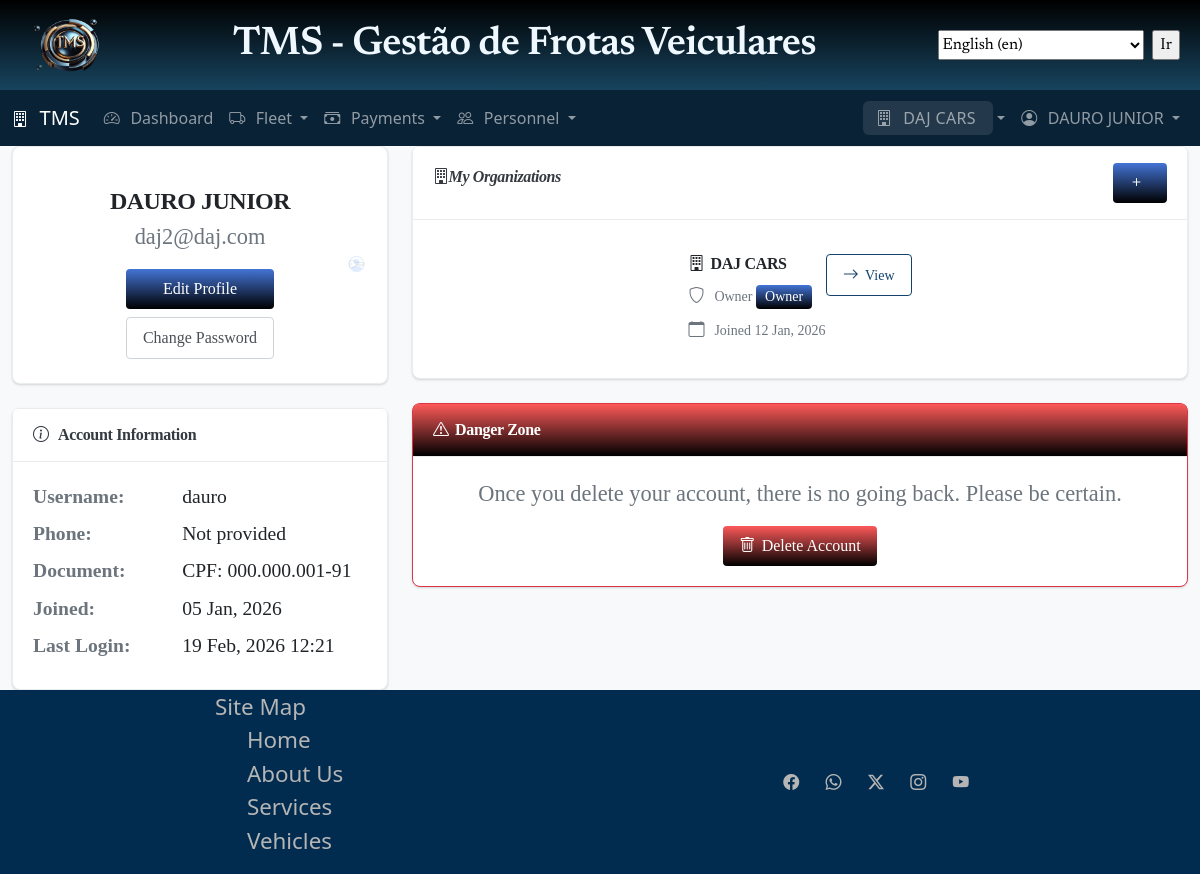
/accounts/profile/ (signed in), run on an earlier commit of the app's database.
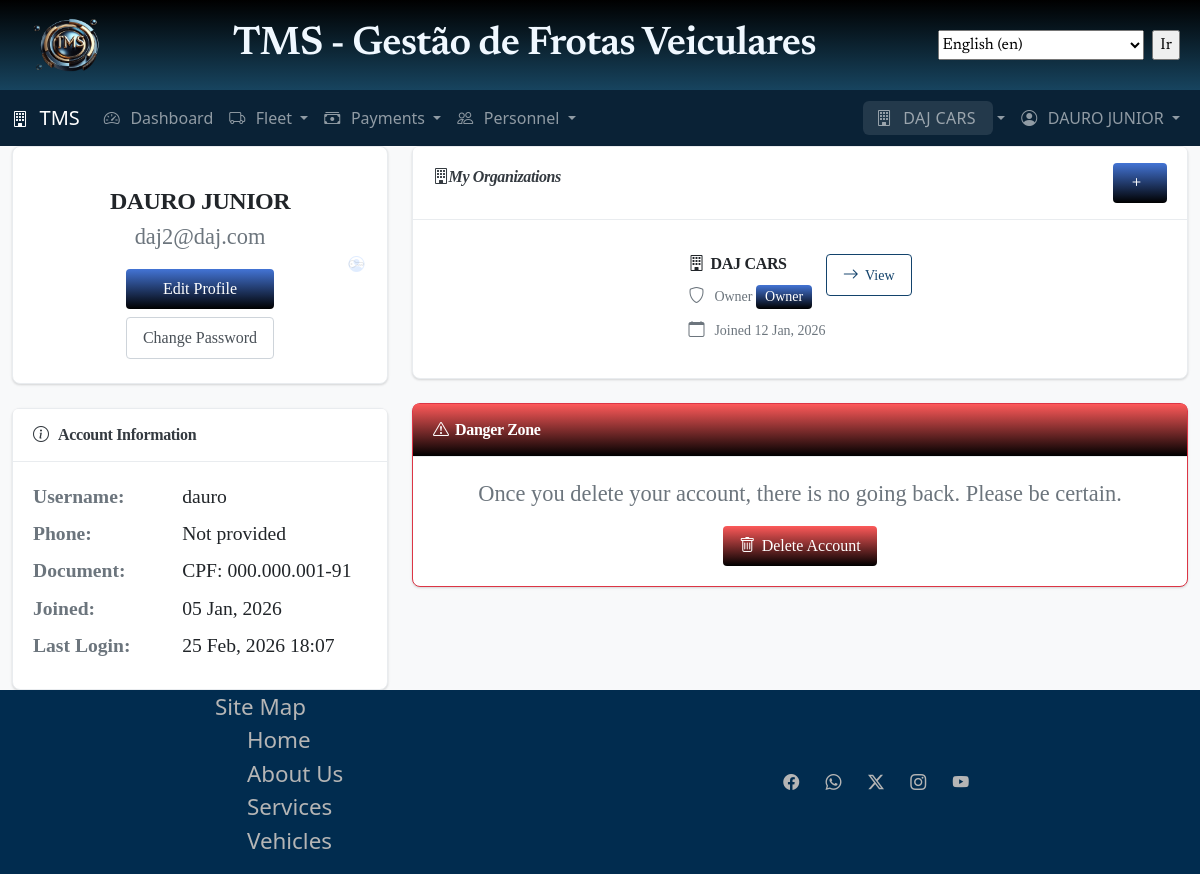
And on a later commit of the database.
### accounts/models.py (models this page shows, shortened)
class CustomUser(AbstractUser):
    id = models.UUIDField(primary_key=True, default=uuid.uuid4, editable=False)
    current_tenant = models.ForeignKey(
        'tenants.Tenant',
        on_delete=models.SET_NULL,
        null=True,
        blank=True,
        related_name='current_users',
        help_text=_('Currently active tenant for this user')
    )
    phone = models.CharField(max_length=20, blank=True, null=True)
    document_number = models.CharField(
        max_length=30,
        blank=True,
        null=True,
        help_text=_('Unique identifier like SSN or Tax ID, CPF or CNPJ')
    )
    document_type = models.CharField(
        max_length=6,
        blank=True,
        null=True,
        choices=[
            ('SSN', 'SSN'),
            ('TAXID', 'Tax ID'),
            ('CPF', 'CPF'),
            ('CNPJ', 'CNPJ')
        ],
        default='CPF'
    )
    last_login_tenant = models.ForeignKey(
        'tenants.Tenant',
        on_delete=models.SET_NULL,
        blank=True,
        null=True,
        related_name='last_login_users',
    )
    created_at = models.DateTimeField(auto_now_add=True)
    updated_at = models.DateTimeField(auto_now=True)
    class Meta:
        db_table = 'users'
        indexes = [
            models.Index(fields=['email']),
            models.Index(fields=['document_number'])
        ]
    def get_tenants(self):
        return Tenant.objects.filter(
            members__user=self,
            members__is_active=True,
            is_active=True
        ).distinct()
    def has_tenant_permission(self, tenant, permission=None):
        if self.is_superuser:
            return True
        try:
            membership = self.tenant_memberships.get(tenant=tenant, is_active=True)
            if permission:
                return permission in membership.get_permissions()
            return True
        except TenantUser.DoesNotExist:
            return False

### accounts/views.py (the view)
# urls.py: path('profile/', views.ProfileView.as_view(), name='profile'),
class ProfileView(LoginRequiredMixin, DetailView):
    model = CustomUser
    template_name = "accounts/profile.html"
    context_object_name = "user_profile"
    def get_object(self, queryset=None):
        return self.request.user
    def get_context_data(self, **kwargs):
        context = super().get_context_data(**kwargs)
        user = self.get_object()
        context["tenants"] = user.get_tenants()
        context["memberships"] = (
            user.tenant_memberships.filter(is_active=True)
            .select_related("tenant")
            .order_by("-joined_at")
        )
        return context

### core/context_processors.py (called while the page is built)
def payment_stats(request):
    if not request.user.is_authenticated:
        return {}
    if not hasattr(request, "tenant"):
        return {}
    from fleet.models import WorkdayApproval, PaymentOrder
    pending_approvals = WorkdayApproval.objects.filter(
        tenant=request.tenant, status="pending"
    ).count()
    pending_payments = PaymentOrder.objects.filter(
        tenant=request.tenant, status="pending"
    ).count()
    approved_payments = PaymentOrder.objects.filter(
        tenant=request.tenant, status="approved"
    ).count()
    return {
        "pending_approvals_count": pending_approvals,
        "pending_payments_count": pending_payments,
        "approved_payments_count": approved_payments,
    }

### core/models.py (called while the page is built)
    def get_queryset(self):
        queryset = super().get_queryset()
        from tenants.middleware import get_current_tenant
        tenant = get_current_tenant()
        if tenant:
            return queryset.filter(tenant=tenant)
        return queryset

### templates/accounts/profile.html (shortened to what the changed rows need)
{% extends 'base.html' %}
{% load static i18n l10n %}
{% block content %}
<div class="container">
  <div class="row">
    <div class="col-lg-4">
      <div class="card shadow-sm mb-4">
        <div class="card-body text-center p-4">
          <div class="mb-3">
            <i class="bi bi-person-circle display-1 text-primary"></i>
          </div>
          <h4 class="mb-1">
            {{ user_profile.get_full_name|default:user_profile.username }}
          </h4>
          <p class="text-muted mb-3">{{ user_profile.email }}</p>
          <div class="d-grid gap-2">
            <a href="{% url 'accounts:profile_edit' %}" class="btn btn-primary"
              style="background: linear-gradient(to bottom, #4374d5,black);">
            </a>
            <a href="{% url 'accounts:password_change' %}" class="btn btn-outline-secondary">
            </a>
          </div>
        </div>
      </div>
      <div class="card shadow-sm">
        <div class="card-body">
          <dl class="row mb-0">
            <dt class="col-sm-5 text-muted small">{% translate 'Username' %}:</dt>
            <dd class="col-sm-7 small">{{ user_profile.username }}</dd>
            <dt class="col-sm-5 text-muted small">{% translate 'Phone' %}:</dt>
            <dd class="col-sm-7 small">{{ user_profile.phone|default:"Not provided" }}</dd>
            <dt class="col-sm-5 text-muted small">{% translate 'Document' %}:</dt>
            <dd class="col-sm-7 small">
              {% if user_profile.document_number %}
              {{ user_profile.get_document_type_display }}: {{ user_profile.document_number}}
              {% else %}
              {% translate 'Not provided' %}
              {% endif %}
            </dd>
            <dt class="col-sm-5 text-muted small">{% translate 'Joined' %}:</dt>
            <dd class="col-sm-7 small">
              {{ user_profile.date_joined|date:"d M, Y" }}
            </dd>
            <dt class="col-sm-5 text-muted small">{% translate 'Last Login' %}:</dt>
            <dd class="col-sm-7 small">
              {% if user_profile.last_login %}
              {{ user_profile.last_login|date:"d M, Y H:i" }}
              {% else %}
              {% translate 'Never' %}
              {% endif %}
            </dd>
          </dl>
        </div>
      </div>
    </div>
  </div>
</div>
{% endblock %}

### templates/components/_navbar.html (shortened to what this page needs)
{% load static i18n l10n %}
<link rel="stylesheet" href="{% static 'css/navbar.css' %}">
<nav class="navbar navbar-expand-lg navbar-dark" style="background: color-mix(in srgb, black 50%, #13436c 50%)">
  <div class="container">
    <a class="navbar-brand" href="{% url 'home' %}">
      <i class="bi bi-building"></i> TMS
    </a>
    <div class="collapse navbar-collapse" id="navbarNav">
      <ul class="navbar-nav me-auto">
        {% if user.is_authenticated %}
        <li class="nav-item">
          <a class="nav-link" href="{% url 'dashboard' %}">
            <i class="bi bi-speedometer2"></i> {% translate 'Dashboard' %}
          </a>
        </li>
        {% if current_tenant %}
        <li class="nav-item dropdown">
          <a class="nav-link dropdown-toggle" href="#" role="button" data-bs-toggle="dropdown">
            <i class="bi bi-truck"></i> {% translate 'Fleet' %}
          </a>
        </li>
        <li class="nav-item dropdown">
          <a class="nav-link dropdown-toggle" href="#" id="paymentsDropdown" role="button" data-bs-toggle="dropdown"
            aria-expanded="false">
            <i class="bi bi-cash-stack"></i> {% translate "Payments" %}
          </a>
        </li>
        <li class="nav-item dropdown">
          <a class="nav-link dropdown-toggle" href="#" role="button" data-bs-toggle="dropdown">
            <i class="bi bi-people"></i> {% translate 'Personnel' %}
          </a>
        </li>
        {% endif %}
        {% endif %}
      </ul>
      <ul class="navbar-nav">
        {% if user.is_authenticated %}
        {% if current_tenant %}
        <li class="nav-item dropdown">
          <a class="nav-link dropdown-toggle" href="#" role="button" data-bs-toggle="dropdown">
            <span class="tenant-badge">
              <i class="bi bi-building"></i> {{ current_tenant.name }}
            </span>
          </a>
        </li>
        {% else %}
        <li class="nav-item">
          <a class="nav-link" href="{% url 'tenants:select' %}">
            <i class="bi bi-building"></i> {% translate 'Select Tenant' %}
          </a>
        </li>
        {% endif %}
        <li class="nav-item dropdown">
          <a class="nav-link dropdown-toggle" href="#" role="button" data-bs-toggle="dropdown">
            <i class="bi bi-person-circle"></i> {{ user.get_full_name|default:user.username }}
          </a>
        </li>
        {% endif %}
      </ul>
    </div>
  </div>
</nav>

What changed in the data, as far as the page shows it:
changed CustomUser "DAURO JUNIOR": last_login "19 Feb, 2026 12:21" → "25 Feb, 2026 18:07"
